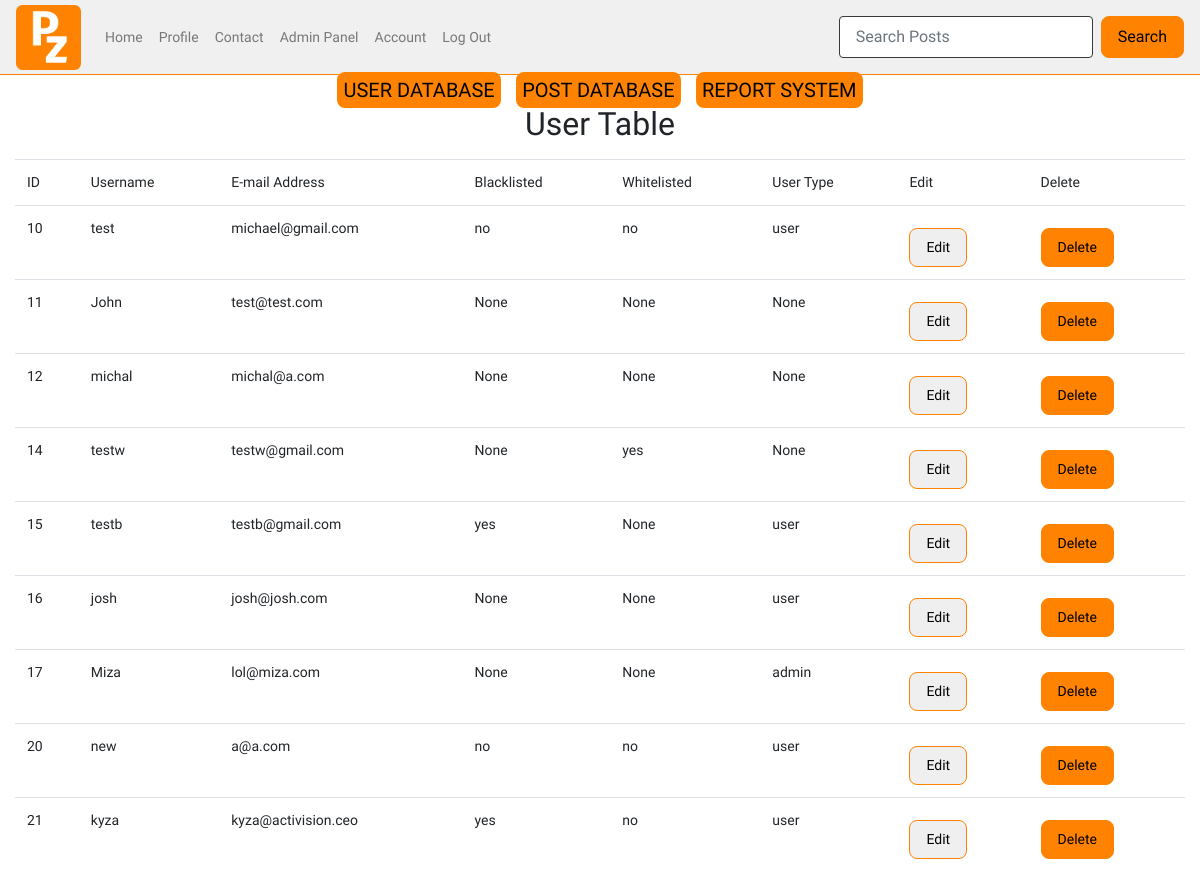
Page /admin/user (signed in) on the earlier database version.
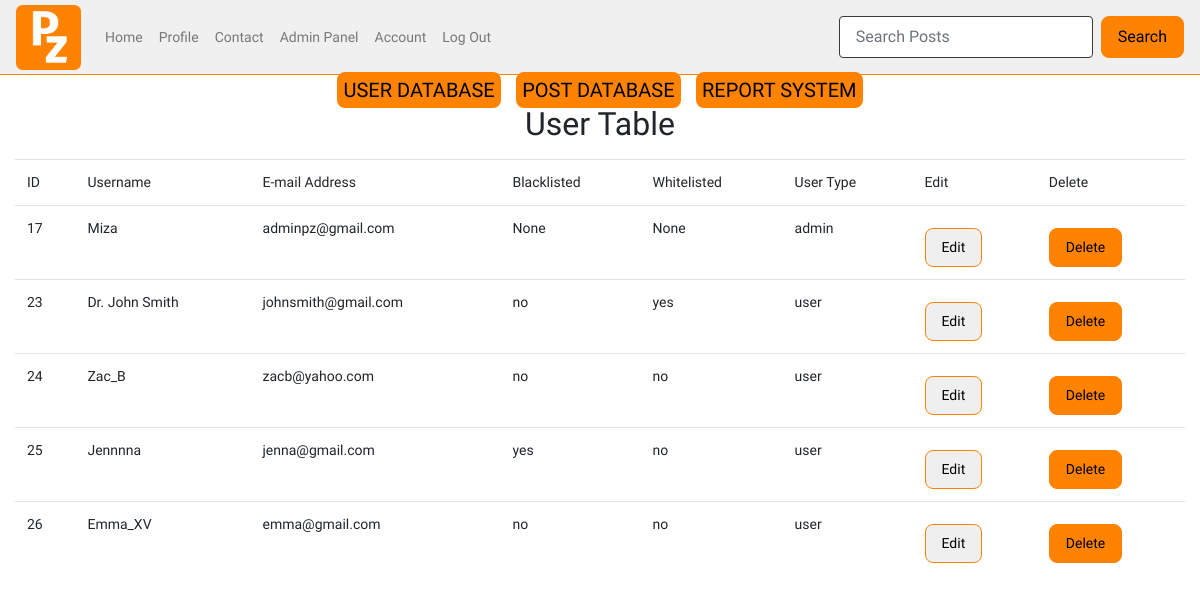
Same page on the later database version.
### tables this page shows
CREATE TABLE users (
    ID INTEGER PRIMARY KEY AUTOINCREMENT,
    username TEXT NOT NULL,
    password TEXT NOT NULL,
    email TEXT NOT NULL UNIQUE
, user_type VARCHAR, whitelisted text, blacklisted text);

### app.py (the view)
@app.route("/admin/user")
def admin_user():
    user=query_db('SELECT * FROM users WHERE username = ?', [session['username']], True)
    if not user['user_type'] == "admin":
        return redirect(url_for('home'))
    user_table=query_db('SELECT * FROM users')
    return render_template("user_database.html", user_table = user_table, user = user)

### app.py (called while the page is built)
def query_db(query, args=(), one=False):
    con = g._database = sqlite3.connect(DATABASE)
    con.row_factory = sqlite3.Row
    cur = con.execute(query, args)
    rv = cur.fetchall()
    cur.close()
    return (rv[0] if rv else None) if one else rv

### templates/user_database.html (shortened to what this page needs)
{% include "admin.html" %}
<center><h2>User Table</h2></center>
<div class="container-fluid col database">
    <table class="table">
        <tr>
            <td>ID</td>
            <td>Username</td>
            <td>E-mail Address</td>
            <td>Blacklisted</td>
            <td>Whitelisted</td>
            <td>User Type</td>
            <td>Edit</td>
            <td>Delete</td>
        </tr>
        <tr>
            {% for user in user_table %}
            <td>{{user.ID}}</td>
            <td>{{user.username}}</td>
            <td>{{user.email}}</td>
            <td>{{user.blacklisted}}</td>
            <td>{{user.whitelisted}}</td>
            <td>{{user.user_type}}</td>
            <td><button type="button" data-toggle="modal" data-target="#editModal{{user.id}}">Edit</button></td>
            <td><form action="{{ url_for('delete_user') }}" method="POST">
            <button type="submit">Delete</button>
            </form></tr>
  {% endfor %}
  </table>
</div>

### templates/admin.html (shortened to what this page needs)
{% include "layout.html" %}
{% include "nav.html" %}
<body>
    <div class="container-fluid">
        <div class="row">
            <div class="col text-center">
                <a class="admin_link" href="{{ url_for('admin_user') }}">USER DATABASE</a>
                <a class="admin_link" href="{{ url_for('admin_posts') }}">POST DATABASE</a>
                <a class="admin_link" href="{{ url_for('admin_reports') }}">REPORT SYSTEM</a>
            </div>
        </div>
    </div>
</body>

### templates/layout.html (shortened to what this page needs)
<!doctype html>
<head>
  <link href="{{ url_for('static', filename='css/bootstrap.min.css') }}" rel="stylesheet">
  <link href="{{ url_for('static', filename='css/style.css') }}" rel="stylesheet">
  <link href="https://cdnjs.cloudflare.com/ajax/libs/toastr.js/latest/toastr.min.css" rel="stylesheet">
  <link href="https://unpkg.com/aos@2.3.1/dist/aos.css" rel="stylesheet">
</head>

### templates/nav.html (shortened to what this page needs)
<nav class="navbar nav-main navbar-expand-lg navbar-light">
    <a class="navbar-brand">
      <img src="{{url_for('static', filename='assets/logo.png')}}" alt="logo" style="height: 65px;">
    </a>
    <div class="collapse navbar-collapse" id="navbarNav">
      <ul class="navbar-nav">
        <li class="nav-item">
          <a class="nav-link" href="{{ url_for('posts') }}">Home</a>
        </li>
        <li class="nav-item">
          <a class="nav-link" href="{{ url_for('profile') }}">Profile</a>
        </li>
        <li class="nav-item">
          <a class="nav-link" href="{{ url_for('contact') }}" data-toggle="modal" data-target="#contactModal">Contact</a>
        </li>
        {% if user.user_type == "admin" %}
        <li class="nav-item">
          <a class="nav-link" href="{{ url_for('admin') }}">Admin Panel</a>
        </li>
        {% endif %}
        <li class="nav-item">
          <a class="nav-link" href="{{ url_for('account_settings') }}">Account</a>
        </li>
        <li class="nav-item">
          <a class="nav-link" href="{{ url_for('logout') }}">Log Out</a>
        </li>
      </ul>
    </div>
    <form class="form-inline my-2 my-lg-0" method="get" action="{{ url_for('search_posts') }}">
      <input class="form-control mr-sm-2" type="text" name="query" placeholder="Search Posts">
      <button class="btn btn-outline-success my-2 my-sm-0" type="submit">Search</button>
    </form>
  </nav>

### static/css/style.css (style rules this page uses)
body { font-family: 'Open Sans', sans-serif; font-weight: 400px; font-size: 14px; }
.nav-main { background-color: rgb(255, 255, 255); border-bottom: 1px solid #ff8300; height: 75px; }
.table { margin-left: auto; margin-right: auto; }
button[type=submit] { background-color: #ff8300; border: 1px solid #ff8300; width: auto; height: auto; padding: 8px 16px; border-radius: 8px; margin-top: 10px; color: black; }
button[type=button] { border: 1px solid #ff8300; width: auto; height: auto; padding: 8px 16px; border-radius: 8px; margin-top: 10px; color: black; }
input[type=text] { border-radius: 4px; border: 1px solid rgb(58, 58, 58); padding: 8px 16px; }
.navbar { background-color: rgb(240, 240, 240); }
.admin_link { background-color: #ff8300; color: black; font-size: 20px; border-radius: 8px; padding: 6px; margin-right: 6px; margin-left: 6px; }
.database { padding-top: 8px; }

Differences in the rows shown:
removed users: ID "10", username "test", email "michael@gmail.com", blacklisted "no", whitelisted "no", user_type "user"
removed users: ID "11", username "John", email "test@test.com", blacklisted "None", whitelisted "None", user_type "None"
removed users: ID "12", username "michal", email "michal@a.com", blacklisted "None", whitelisted "None", user_type "None"
removed users: ID "14", username "testw", email "testw@gmail.com", blacklisted "None", whitelisted "yes", user_type "None"
removed users: ID "15", username "testb", email "testb@gmail.com", blacklisted "yes", whitelisted "None", user_type "user"
removed users: ID "16", username "josh", email "josh@josh.com", blacklisted "None", whitelisted "None", user_type "user"
removed users: ID "20", username "new", email "a@a.com", blacklisted "no", whitelisted "no", user_type "user"
removed users: ID "21", username "kyza", email "kyza@activision.ceo", blacklisted "yes", whitelisted "no", user_type "user"
changed users "Miza": email "lol@miza.com" → "adminpz@gmail.com"
added users: ID "23", username "Dr. John Smith", email "johnsmith@gmail.com", blacklisted "no", whitelisted "yes", user_type "user"
added users: ID "24", username "Zac_B", email "zacb@yahoo.com", blacklisted "no", whitelisted "no", user_type "user"
added users: ID "25", username "Jennnna", email "jenna@gmail.com", blacklisted "yes", whitelisted "no", user_type "user"
added users: ID "26", username "Emma_XV", email "emma@gmail.com", blacklisted "no", whitelisted "no", user_type "user"
